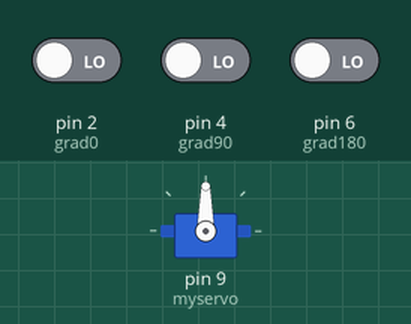
Simulated run of this sketch. Board: Arduino Uno, built with avr-gcc and run on an emulated ATmega328P. Shown: servo. Inputs (shaded band) come from the test bench; at power-on: pin 2 (grad0) LOW, pin 6 (grad180) LOW, pin 4 (grad90) LOW.

Above: at 1.2 s.
1.3 s: pin 2 (grad0) driven HIGH
At 2.5 s:
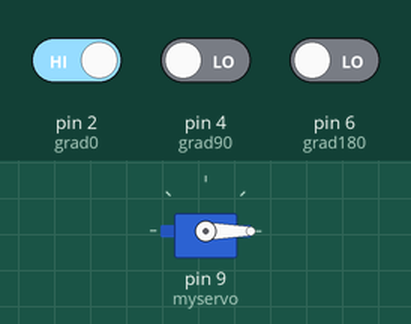
2.8 s: pin 6 (grad180) driven HIGH
At 5.7 s:
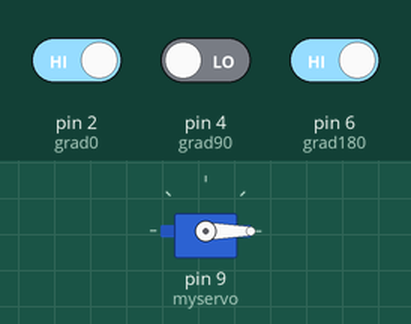
5.8 s: pin 6 (grad180) driven LOW
At 6.9 s:
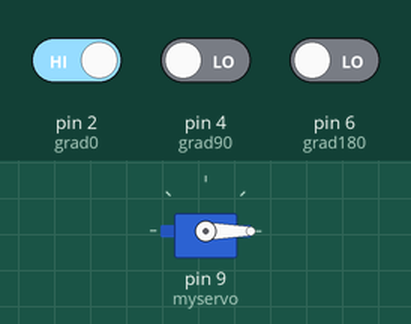
7.3 s: pin 4 (grad90) driven HIGH
10.3 s: pin 4 (grad90) driven LOW
Timing chart, 0 to 12.8 s (numbered marks = the images above; inputs shaded):
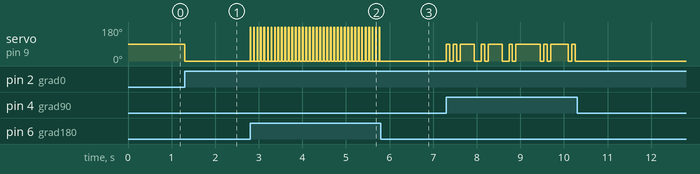

Measured:
- after the input at 1.3 s, servo on pin 9 (myservo): 90° → 0° at once
- after the input at 2.8 s, servo on pin 9 (myservo): alternates 180° for 0.02 s and 0° for 0.06 s, starting at once
- after the input at 5.8 s, servo on pin 9 (myservo): stops changing and stays 0°
- after the input at 10.3 s, servo on pin 9 (myservo): stops changing and stays 0°

The sketch:

servo4.ino
```cpp
/*================ E23 == Sose25/26 ==== LPr-Versuch 06 ==== Aufgabe 1d
Ordnen Sie drei Taster auf dem Breadboard mit hinreichendem/ mindestens fingerbreitem
Abstand nebeneinander an und programmieren Sie das µC-board nun so, dass der Servoarm
bei Drücken der linken Taste in die ca. 0°-PosiƟon (linke Endlage), bei Drücken der miƩleren
Taste in die 90°-PosiƟon und bei Drücken der rechten Taste in die ca. 180°-PosiƟon (rechte
Endlage) fährt!
**************************************************************************
**************************************************************************/
#include <Servo.h>  //servo lib importieren
Servo myservo;      //Class inizialieren
int grad0 = 2;
int grad90 = 4;
int grad180 = 6;
//Prellen Massnahmen
unsigned long delay_time = 80;  //80ms
unsigned long lastdebounce_time_taster1 = 0;
unsigned long lastdebounce_time_taster2 = 0;
unsigned long lastdebounce_time_taster3 = 0;


void setup() {
  myservo.attach(9);        //servo zu pin 9 zuweisen
  pinMode(grad0, INPUT);    //0 Grad taster
  pinMode(grad90, INPUT);   //90 Grad taster
  pinMode(grad180, INPUT);  //180 Grad taster
}

void loop() {
  // Da ich alle gleichzeitig drei gedruckte Taster vermeiden will, benutze ich else if:
  if (digitalRead(grad0) == 1 && (millis() - lastdebounce_time_taster1 >= delay_time)) {
    lastdebounce_time_taster1 = millis();
    myservo.write(0);
  } else if (digitalRead(grad90) == 1 && (millis() - lastdebounce_time_taster2 >= delay_time)) {
    lastdebounce_time_taster2 = millis();
    myservo.write(90);
  } else if (digitalRead(grad180) == 1 && (millis() - lastdebounce_time_taster3 >= delay_time)) {
    lastdebounce_time_taster3 = millis();
    myservo.write(180);
  }
}
```
